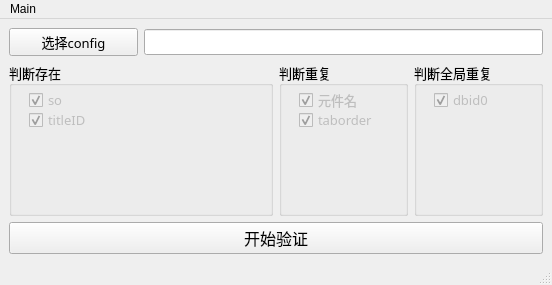
<?xml version="1.0" encoding="UTF-8"?>
<ui version="4.0">
 <class>MainWindow</class>
 <widget class="QMainWindow" name="MainWindow">
  <property name="geometry">
   <rect>
    <x>0</x>
    <y>0</y>
    <width>552</width>
    <height>285</height>
   </rect>
  </property>
  <property name="windowTitle">
   <string>HMI画面脚本验证器</string>
  </property>
  <widget class="QWidget" name="centralwidget">
   <layout class="QGridLayout" name="gridLayout">
    <item row="0" column="0">
     <widget class="QPushButton" name="pbtCfg">
      <property name="font">
       <font>
        <family>Hack</family>
        <pointsize>10</pointsize>
       </font>
      </property>
      <property name="text">
       <string>选择config</string>
      </property>
     </widget>
    </item>
    <item row="0" column="1" colspan="3">
     <widget class="QLineEdit" name="edCfg">
      <property name="font">
       <font>
        <family>Hack</family>
        <pointsize>10</pointsize>
       </font>
      </property>
     </widget>
    </item>
    <item row="1" column="0" colspan="2">
     <widget class="QGroupBox" name="groupBox">
      <property name="font">
       <font>
        <family>Hack</family>
        <pointsize>10</pointsize>
       </font>
      </property>
      <property name="title">
       <string>判断存在</string>
      </property>
      <widget class="QCheckBox" name="cbxSo">
       <property name="enabled">
        <bool>false</bool>
       </property>
       <property name="geometry">
        <rect>
         <x>20</x>
         <y>30</y>
         <width>71</width>
         <height>16</height>
        </rect>
       </property>
       <property name="font">
        <font>
         <family>Hack</family>
         <pointsize>10</pointsize>
        </font>
       </property>
       <property name="text">
        <string>so</string>
       </property>
       <property name="checked">
        <bool>true</bool>
       </property>
      </widget>
      <widget class="QCheckBox" name="ckbTitleID">
       <property name="enabled">
        <bool>false</bool>
       </property>
       <property name="geometry">
        <rect>
         <x>20</x>
         <y>50</y>
         <width>81</width>
         <height>16</height>
        </rect>
       </property>
       <property name="font">
        <font>
         <family>Hack</family>
         <pointsize>10</pointsize>
        </font>
       </property>
       <property name="text">
        <string>titleID</string>
       </property>
       <property name="checked">
        <bool>true</bool>
       </property>
      </widget>
     </widget>
    </item>
    <item row="1" column="2">
     <widget class="QGroupBox" name="groupBox_2">
      <property name="font">
       <font>
        <family>Hack</family>
        <pointsize>10</pointsize>
       </font>
      </property>
      <property name="title">
       <string>判断重复</string>
      </property>
      <widget class="QCheckBox" name="ckbTab">
       <property name="enabled">
        <bool>false</bool>
       </property>
       <property name="geometry">
        <rect>
         <x>20</x>
         <y>30</y>
         <width>91</width>
         <height>16</height>
        </rect>
       </property>
       <property name="font">
        <font>
         <family>Hack</family>
         <pointsize>10</pointsize>
        </font>
       </property>
       <property name="text">
        <string>元件名</string>
       </property>
       <property name="checkable">
        <bool>true</bool>
       </property>
       <property name="checked">
        <bool>true</bool>
       </property>
      </widget>
      <widget class="QCheckBox" name="ckbTab_2">
       <property name="enabled">
        <bool>false</bool>
       </property>
       <property name="geometry">
        <rect>
         <x>20</x>
         <y>50</y>
         <width>91</width>
         <height>16</height>
        </rect>
       </property>
       <property name="font">
        <font>
         <family>Hack</family>
         <pointsize>10</pointsize>
        </font>
       </property>
       <property name="text">
        <string>taborder</string>
       </property>
       <property name="checkable">
        <bool>true</bool>
       </property>
       <property name="checked">
        <bool>true</bool>
       </property>
      </widget>
     </widget>
    </item>
    <item row="1" column="3">
     <widget class="QGroupBox" name="groupBox_3">
      <property name="font">
       <font>
        <family>Hack</family>
        <pointsize>10</pointsize>
       </font>
      </property>
      <property name="title">
       <string>判断全局重复</string>
      </property>
      <widget class="QCheckBox" name="ckbDBID0">
       <property name="enabled">
        <bool>false</bool>
       </property>
       <property name="geometry">
        <rect>
         <x>20</x>
         <y>30</y>
         <width>71</width>
         <height>16</height>
        </rect>
       </property>
       <property name="font">
        <font>
         <family>Hack</family>
         <pointsize>10</pointsize>
        </font>
       </property>
       <property name="text">
        <string>dbid0</string>
       </property>
       <property name="checked">
        <bool>true</bool>
       </property>
      </widget>
     </widget>
    </item>
    <item row="2" column="0" colspan="4">
     <widget class="QPushButton" name="pbtCheck">
      <property name="font">
       <font>
        <family>Hack</family>
        <pointsize>12</pointsize>
       </font>
      </property>
      <property name="text">
       <string>开始验证</string>
      </property>
     </widget>
    </item>
   </layout>
  </widget>
  <widget class="QMenuBar" name="menubar">
   <property name="geometry">
    <rect>
     <x>0</x>
     <y>0</y>
     <width>552</width>
     <height>26</height>
    </rect>
   </property>
   <widget class="QMenu" name="menuMain">
    <property name="title">
     <string>Main</string>
    </property>
    <addaction name="actionClose"/>
   </widget>
   <addaction name="menuMain"/>
  </widget>
  <widget class="QStatusBar" name="statusbar"/>
  <action name="actionClose">
   <property name="text">
    <string>Close</string>
   </property>
   <property name="shortcut">
    <string>Esc</string>
   </property>
  </action>
 </widget>
 <resources/>
 <connections/>
</ui>
